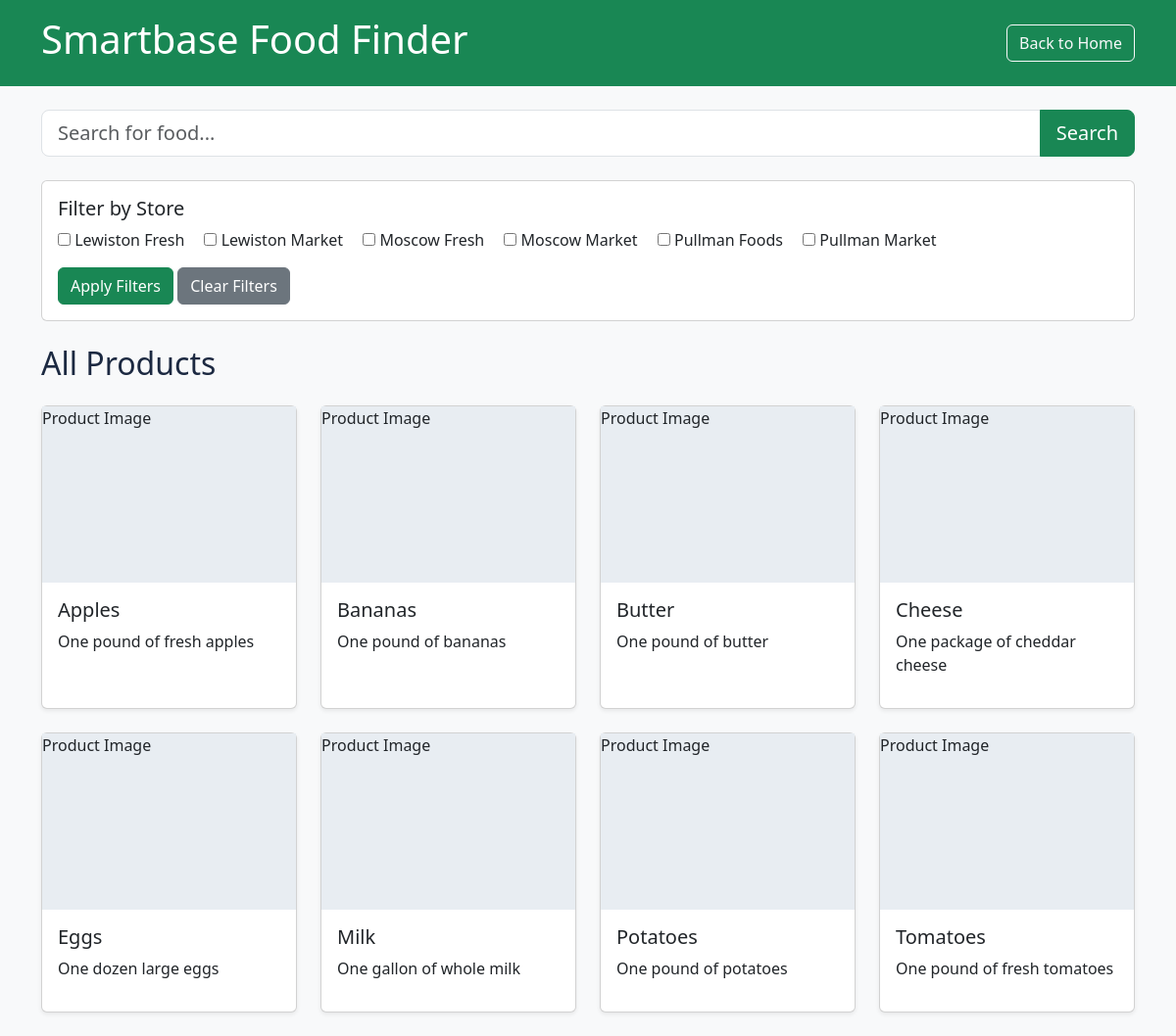
Screenshot of /search.php with the database file from the repository.
### tables this page shows
CREATE TABLE `store` (
  `StoreID` int(11) NOT NULL,
  `LocationID` int(11) NOT NULL,
  `Name` varchar(150) NOT NULL,
  `Type` varchar(60) NOT NULL,
  `PriceRating` tinyint(3) UNSIGNED DEFAULT NULL,
  `HoursOfOperation` varchar(160) DEFAULT NULL,
  `CustomerReviews` decimal(3,2) DEFAULT NULL
);

### search.php (the view, shortened to what this page needs)
<?php
require_once 'db.php';
$keyword = $_GET['keyword'] ?? '';
$storeResult = $conn->query("SELECT StoreID, Name FROM store ORDER BY Name");
$stores = [];
while ($store = $storeResult->fetch_assoc()) {
    $stores[] = $store;
}
$selectedStores = $_GET['stores'] ?? [];
$sql = "SELECT item.ItemID, item.ItemName, item.Description,
               store.StoreID, store.Name, storeitem.Price
        FROM item
        LEFT JOIN storeitem
            ON item.ItemID = storeitem.ItemID
        LEFT JOIN store
            ON storeitem.StoreID = store.StoreID
        WHERE item.ItemType = 'Product'
        AND item.ItemName LIKE ?";
$sql .= " ORDER BY item.ItemName";
$stmt = $conn->prepare($sql);
$search = "%$keyword%";
$stmt->bind_param("s", $search);
$stmt->execute();
$result = $stmt->get_result();
$products = [];
while ($row = $result->fetch_assoc()) {
    $id = $row['ItemID'];
    if (!isset($products[$id])) {
        $products[$id] = [
            'name' => $row['ItemName'],
            'description' => $row['Description'],
            'prices' => []
        ];
    }
}
?>
<!DOCTYPE html>
<html lang="en">
<head>
    <link rel="stylesheet" href="bootstrap-5.3.8-dist/css/bootstrap.min.css">
    <link rel="stylesheet" href="style.css">
</head>
<body class="bg-light">
<header class="bg-success text-white p-3">
    <div class="container d-flex justify-content-between align-items-center">
        <h1>Smartbase Food Finder</h1>
        <a href="index.php" class="btn btn-outline-light">
            Back to Home
        </a>
    </div>
</header>
<main class="container py-4">
    <form method="GET" action="search.php" class="mb-4">
        <div class="input-group input-group-lg">
            <input
                type="text"
                name="keyword"
                class="form-control"
                placeholder="Search for food..."
                value="<?= htmlspecialchars($keyword) ?>"
                list="productSuggestions"
            >
            <button class="btn btn-success">
                Search
            </button>
        </div>
    </form>
    <form method="GET" action="search.php">
        <div class="card mb-4">
            <div class="card-body">
                <h5>Filter by Store</h5>
                <?php foreach ($stores as $store): ?>
                    <label class="me-3">
                        <input
                            type="checkbox"
                            name="stores[]"
                            value="<?= $store['StoreID'] ?>"
                            <?= in_array($store['StoreID'], $selectedStores) ? 'checked' : '' ?>
                        >
                        <?= htmlspecialchars($store['Name']) ?>
                    </label>
                <?php endforeach; ?>
                <br>
                <button class="btn btn-success mt-3">
                    Apply Filters
                </button>
                <a href="search.php" class="btn btn-secondary mt-3">
                    Clear Filters
                </a>
            </div>
        </div>
    </form>
    <h2 class="mb-4">
        <?= $keyword ? "Search Results" : "All Products" ?>
    </h2>
    <div class="row g-4">
        <?php if (!empty($products)): ?>
            <?php foreach ($products as $product): ?>
                <div class="col-12 col-sm-6 col-lg-3">
                    <div class="card h-100 shadow-sm">
                        <div class="product-image">
                            Product Image
                        </div>
                        <div class="card-body">
                            <h5>
                                <?= htmlspecialchars($product['name']) ?>
                            </h5>
                            <p>
                                <?= htmlspecialchars($product['description'] ?? '') ?>
                            </p>
                        </div>
                    </div>
                </div>
            <?php endforeach; ?>
        <?php else: ?>
            <p>No products found.</p>
        <?php endif; ?>
    </div>
</main>
</body>
</html>

### style.css (style rules this page uses)
body { background-color: #f3f6fb; color: #1c2941; }
.product-image { height: 180px; background-color: #e8edf2; }

### rows the page displays
store: Name "Lewiston Fresh"
store: Name "Lewiston Market"
store: Name "Moscow Fresh"
store: Name "Moscow Market"
store: Name "Pullman Foods"
store: Name "Pullman Market"

### other values shown
$product['name'] "Apples"
$product['description'] "One pound of fresh apples"
$product['name'] "Bananas"
$product['description'] "One pound of bananas"
$product['name'] "Butter"
$product['description'] "One pound of butter"
$product['name'] "Cheese"
$product['description'] "One package of cheddar cheese"
$product['name'] "Eggs"
$product['description'] "One dozen large eggs"
$product['name'] "Milk"
$product['description'] "One gallon of whole milk"
$product['name'] "Potatoes"
$product['description'] "One pound of potatoes"
$product['name'] "Tomatoes"
